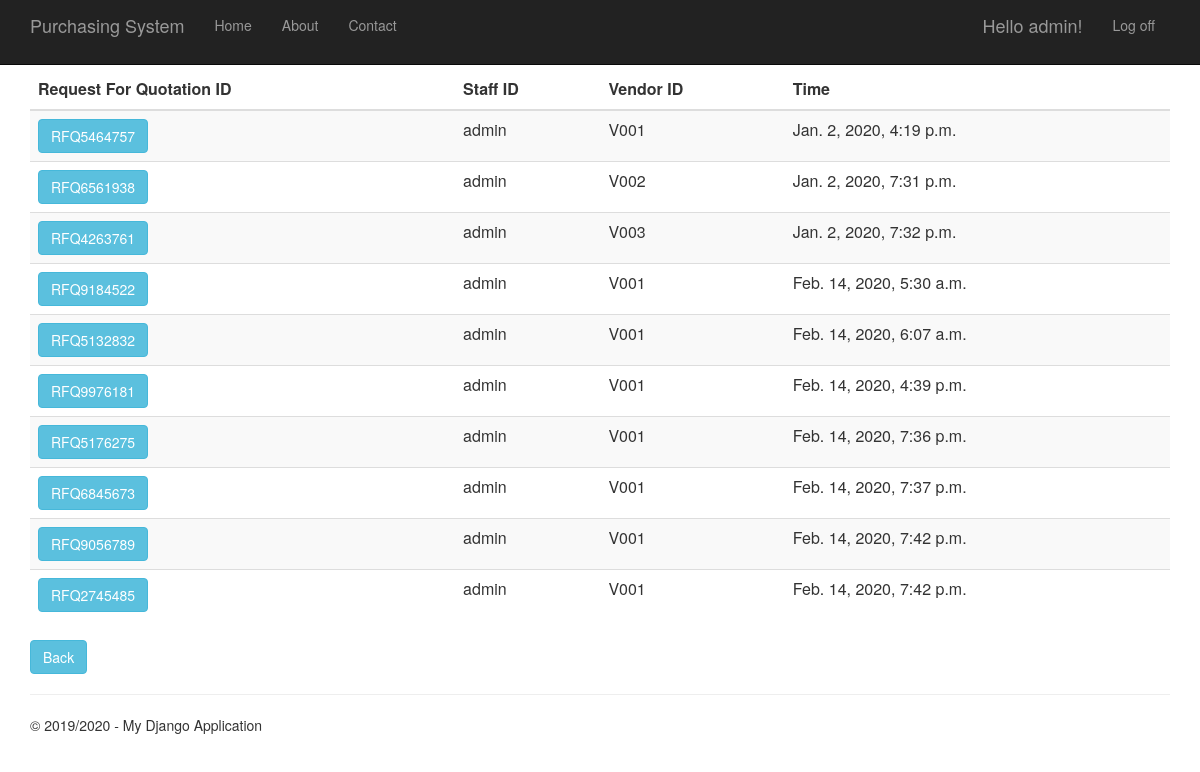
/requestforquotationhistory (signed in), run on the app's committed database.
### RequestForQuotation/models.py (models this page shows)
class RequestForQuotation(models.Model):
    request_for_quotation_id = models.CharField(primary_key=True, max_length=10)
    time_created = models.DateTimeField()
    description = models.TextField(null=True,default=None, blank=True)
    total_price = models.DecimalField(max_digits=10, decimal_places=2, default=Decimal('0.00'))
    person_id = models.ForeignKey(Person, on_delete = models.CASCADE)
    vendor_id = models.ForeignKey(Vendor, on_delete = models.CASCADE)
    purchase_requisition_id = models.ForeignKey(PurchaseRequisition, on_delete = models.CASCADE)
    def __str__(self):
        return str(self.request_for_quotation_id)

### app/models.py (models this page shows, shortened)
class Person(models.Model):
    user_id = models.OneToOneField(User)
    person_id = models.CharField(primary_key=True, max_length=10)
    person_name = models.TextField()
    person_address = models.TextField()
    person_phone_number = models.TextField()
    person_role = models.TextField(default = 'EMPLOYEE')

class Vendor(models.Model):
    vendor_id = models.CharField(primary_key=True, max_length=10)
    vendor_name = models.TextField()
    vendor_phone_number = models.TextField()
    vendor_address = models.TextField()
    vendor_email = models.TextField()
    def __str__(self):
        return str(self.vendor_id)

### RequestForQuotation/views.py (the view)
# urls.py: url(r'^requestforquotationhistory', RequestForQuotation.views.requestforquotationhistory, name="request_of_quotation_history"),
def requestforquotationhistory(request):
        request_for_quotations = RequestForQuotation.objects.all()
        print(request_for_quotations)
        context = {
            'title':'Request For Quotation History',
            'rows':request_for_quotations,
            'year':'2019/2020'
            }
        return render(request,'RequestForQuotation/requestforquotationhistory.html',context)

### RequestForQuotation/templates/RequestForQuotation/requestforquotationhistory.html
﻿{% extends "app/layout.html" %}
{% block content %}
<div class="purchaseorderhistory margintop">
    <form action="requestforquotationhistorydetails" method="GET">
        <table class="table table-striped margintop">
          <thead>
            <tr>
              <th scope="col">Request For Quotation ID</th>
              <th scope="col">Staff ID</th>
              <th scope="col">Vendor ID</th>
              <th scope="col">Time</th>
            </tr>
          </thead>
          <tbody>
              {% for r in rows %}
            <tr>
                 <td><button type="submit" name="rfq_id" value="{{r.request_for_quotation_id}}" class="btn btn-info" >{{r.request_for_quotation_id}}</button></td>
                 <td>{{r.person_id.person_id}}</td>
                 <td>{{r.vendor_id}}</td>
                 <td>{{r.time_created}}</td>
            </tr>
              {% endfor %}
          </tbody>
        </table>
    </form>
       <form action="menu">
        <div class="margintop">
            <button type="submit" class="btn btn-info" >Back</button>
        </div>
    </form>
</div>
{% endblock %}

### app/templates/app/loginpartial.html (shortened to what this page needs)
{% if user.is_authenticated %}
<form id="logoutForm" action="/logout" method="post" class="navbar-right">
    <ul class="nav navbar-nav navbar-right">
        <li><span class="navbar-brand">Hello {{ user.username }}!</span></li>
        <li><a href="javascript:document.getElementById('logoutForm').submit()">Log off</a></li>
    </ul>
</form>
{% else %}
<ul class="nav navbar-nav navbar-right">
    <li><a href="{% url 'login' %}">Log in</a></li>
</ul>
{% endif %}

### app/static/app/content/site.css (style rules this page uses)
body { padding-top: 50px; padding-bottom: 20px; }

### data on the page
RequestForQuotation: request_for_quotation_id "RFQ5464757", person_id.person_id "admin", vendor_id "V001", time_created "Jan. 2, 2020, 4:19 p.m."
RequestForQuotation: request_for_quotation_id "RFQ6561938", person_id.person_id "admin", vendor_id "V002", time_created "Jan. 2, 2020, 7:31 p.m."
RequestForQuotation: request_for_quotation_id "RFQ4263761", person_id.person_id "admin", vendor_id "V003", time_created "Jan. 2, 2020, 7:32 p.m."
RequestForQuotation: request_for_quotation_id "RFQ9184522", person_id.person_id "admin", vendor_id "V001", time_created "Feb. 14, 2020, 5:30 a.m."
RequestForQuotation: request_for_quotation_id "RFQ5132832", person_id.person_id "admin", vendor_id "V001", time_created "Feb. 14, 2020, 6:07 a.m."
RequestForQuotation: request_for_quotation_id "RFQ9976181", person_id.person_id "admin", vendor_id "V001", time_created "Feb. 14, 2020, 4:39 p.m."
RequestForQuotation: request_for_quotation_id "RFQ5176275", person_id.person_id "admin", vendor_id "V001", time_created "Feb. 14, 2020, 7:36 p.m."
RequestForQuotation: request_for_quotation_id "RFQ6845673", person_id.person_id "admin", vendor_id "V001", time_created "Feb. 14, 2020, 7:37 p.m."
RequestForQuotation: request_for_quotation_id "RFQ9056789", person_id.person_id "admin", vendor_id "V001", time_created "Feb. 14, 2020, 7:42 p.m."
RequestForQuotation: request_for_quotation_id "RFQ2745485", person_id.person_id "admin", vendor_id "V001", time_created "Feb. 14, 2020, 7:42 p.m."

### other printed values
{{ user.username }} "admin"
{{ year }} "2019/2020"
